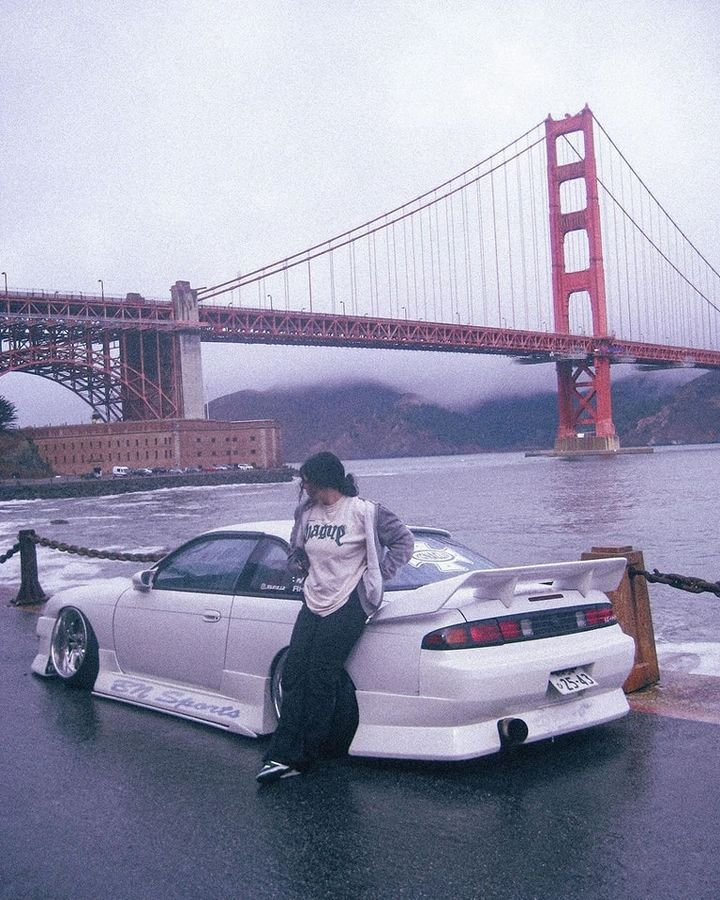
#> input picture fcc-module-3/images/silvia.jpg, 720 x 900 px
$ jupyter execute main.ipynb
#> lines starting #> are read from the running program, lines starting #| are printed output that depends on the picture; after the words box and inside, x2 and y2 are one past the last pixel; in counts of white or black regions, pixels touching at a corner belong together
[cell 1]
import cv2
import numpy as np
import matplotlib.pyplot as plt
from IPython.display import Image
from PIL import Image

Annotate images

[cell 2]
silvia_img = cv2.imread('images/silvia.jpg', cv2.IMREAD_COLOR)
#> silvia_img is the input picture: shape (900, 720, 3); mean B, G, R 175.9, 152.9, 153.9
plt.imshow(silvia_img[:, :, ::-1])
#> (this line was passed over: IPython is not available in this run)

drawing line

[cell 3]
silvia_img2 = silvia_img.copy()
cv2.line(silvia_img2, (200, 200), (400, 200), (255, 0, 0), 5, cv2.LINE_8)
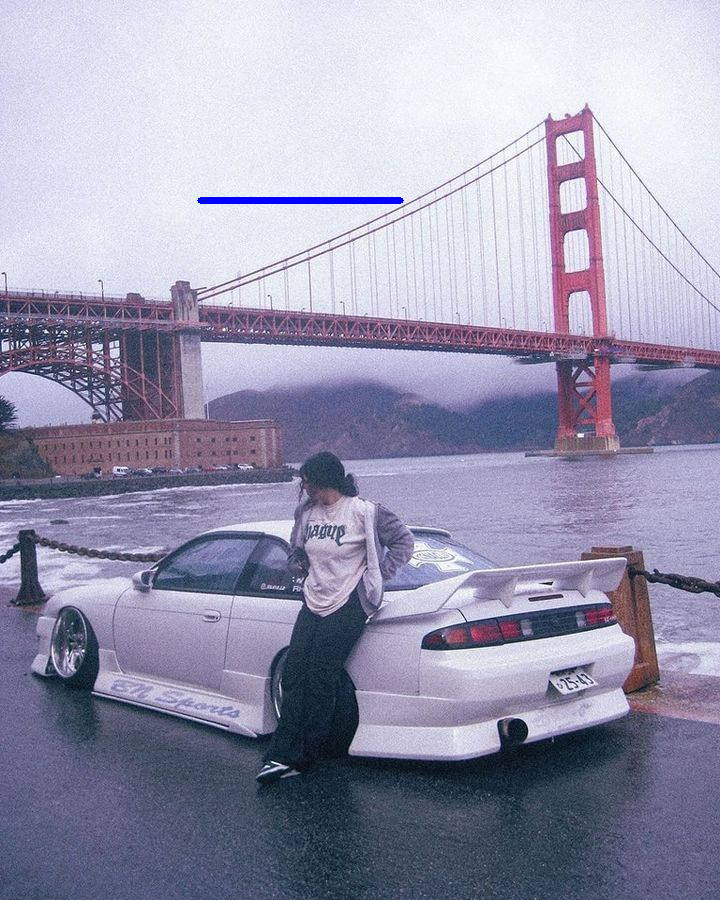
#> silvia_img2: shape (900, 720, 3); 0.22% of pixels changed, all inside (x1, y1, x2, y2) = (197, 197, 404, 204)
plt.imshow(silvia_img2[:, :, ::-1])
#> (this line was passed over: IPython is not available in this run)
